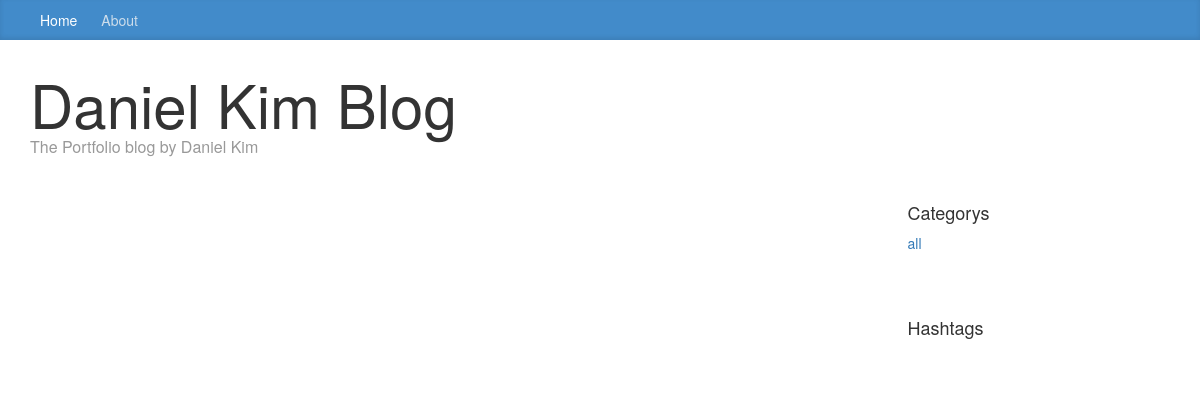
Before: / with the older database file.
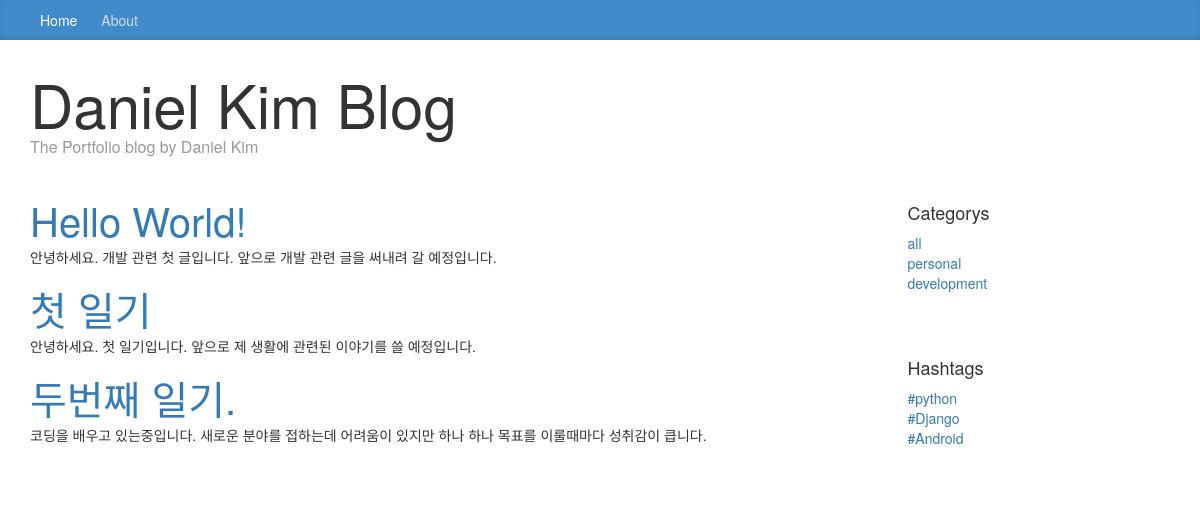
After: the same page with the newer database file.
### feed/models.py (models this page shows, shortened)
class Article(models.Model):
    DEVELOPMENT = "dv"
    PERSONAL = "ps"
    CATEGORY_CHOICES = (
        (DEVELOPMENT, "development"),
        (PERSONAL, "personal"),
    )
    title = models.CharField(max_length=200)
    content = models.TextField()
    category = models.CharField(
        max_length=2,
        choices=CATEGORY_CHOICES,
        default=DEVELOPMENT,
    )
    hashtag = models.ManyToManyField(Hashtag)

class Hashtag(models.Model):
    name = models.CharField(max_length=50)
    def __str__(self):
        return self.name

### feed/views.py (the view)
# urls.py: url(r'^$', views.index, name='index'),
def index(request):
    category = request.GET.get("category")
    hashtag = request.GET.get("hashtag")
    hashtag_list = Hashtag.objects.all()
    if not category and not hashtag:
        article_list = Article.objects.all()
    elif category:
        article_list = Article.objects.filter(category=category)
    else:
        article_list = Article.objects.filter(hashtag__name=hashtag)
    category_list = set([
        (article.category, article.get_category_display())
        for article in article_list
    ])
    ctx = {
        "article_list" : article_list,
        "hashtag_list" : hashtag_list,
        "category_list" : category_list,
    }
    return render(request, "index.html", ctx)

### templates/index.html
{% extends "base.html" %}
{% block body %}
{% include "navbar.html" %}
<div class="container">
  <div class="blog-header">
    <h1 class="blog-title">Daniel Kim Blog</h1>
    <p class="lead blog-description">The Portfolio blog by Daniel Kim</p>
  </div>
  <div class="row">
    <div class="col-sm-8">
      <div class="blog-post">
        {% for article in article_list %}
        <h2 class="blog-post-title">
          <a href="/{{ article.id }}/">
          {{ article.title }}
          </a>
        </h2>
        <p>{{ article.content }}</p>
        {% endfor %}
      </div>
    </div>
    <div class="col-sm-3 col-sm-offset-1 blog-sidebar">
      <div class="sidebar-module">
        <h4>Categorys</h4>
        <ol class="list-unstyled">
          <li><a href="/">all</a></li>
          {% for alias, category in category_list %}
          <li><a href="/?category={{ alias }}">{{ category }}</a></li>
          {% endfor %}
        </ol>
      </div>
      <div class="sidebar-module">
        <h4>Hashtags</h4>
        <ol class="list-unstyled">
          {% for hashtag in hashtag_list %}
          <li><a href="/?hashtag={{ hashtag.name }}">#{{ hashtag }}</a></li>
          {% endfor %}
        </ol>
      </div>
    </div>
  </div>
</div>
{% endblock %}

### templates/base.html (shortened to what this page needs)
<!doctype html>
{% load static %}
<html lang="en">
<head>
  <link rel="stylesheet" href='{% static "css/lib/bootstrap.min.css" %}'>
  <link rel="stylesheet" href='{% static "css/lib/font-awesome.min.css" %}'>
  <link rel="stylesheet" href='{% static "css/base.css" %}'>
</head>
	<body>
    {% block body %}{% endblock %}
	</body>
</html>

### templates/navbar.html
<div class="blog-masthead">
  <div class="container">
    <nav class="blog-nav">
      <a class="blog-nav-item active" href="#">Home</a>
      <a class="blog-nav-item" href="#">About</a>
    </nav>
  </div>
</div>

### static/css/base.css (style rules this page uses)
.blog-masthead { background-color: #428bca; -webkit-box-shadow: inset 0 -2px 5px rgba(0,0,0,.1); box-shadow: inset 0 -2px 5px rgba(0,0,0,.1); }
.blog-nav .active { color: #fff; }
.blog-nav-item { position: relative; display: inline-block; padding: 10px; font-weight: 500; color: #cdddeb; }
.blog-title { margin-top: 30px; margin-bottom: 0; font-size: 60px; font-weight: normal; }
.blog-description { font-size: 20px; color: #999; }
.lead { margin-bottom: 20px; font-size: 16px; font-weight: 300; line-height: 1.4; }
.blog-post-title { margin-bottom: 5px; font-size: 40px; }
.sidebar-module { padding: 15px; margin: 0 -15px 15px; }
.list-unstyled { padding-left: 0; list-style: none; }

Changed rows visible on the page:
added Article: title "Hello World!", content "안녕하세요. 개발 관련 첫 글입니다. 앞으로 개발 관련 글을 써내려 갈 예정입니다."
added Article: title "첫 일기", content "안녕하세요. 첫 일기입니다. 앞으로 제 생활에 관련된 이야기를 쓸 예정입니다."
added Article: title "두번째 일기.", content "코딩을 배우고 있는중입니다. 새로운 분야를 접하는데 어려움이 있지만 하나 하나 목표를 이룰때마다 성취감이 큽니다."
added Hashtag: name "python"
added Hashtag: name "Django"
added Hashtag: name "Android"
Other visible differences:
new list line: "personal"
new list line: "development"
